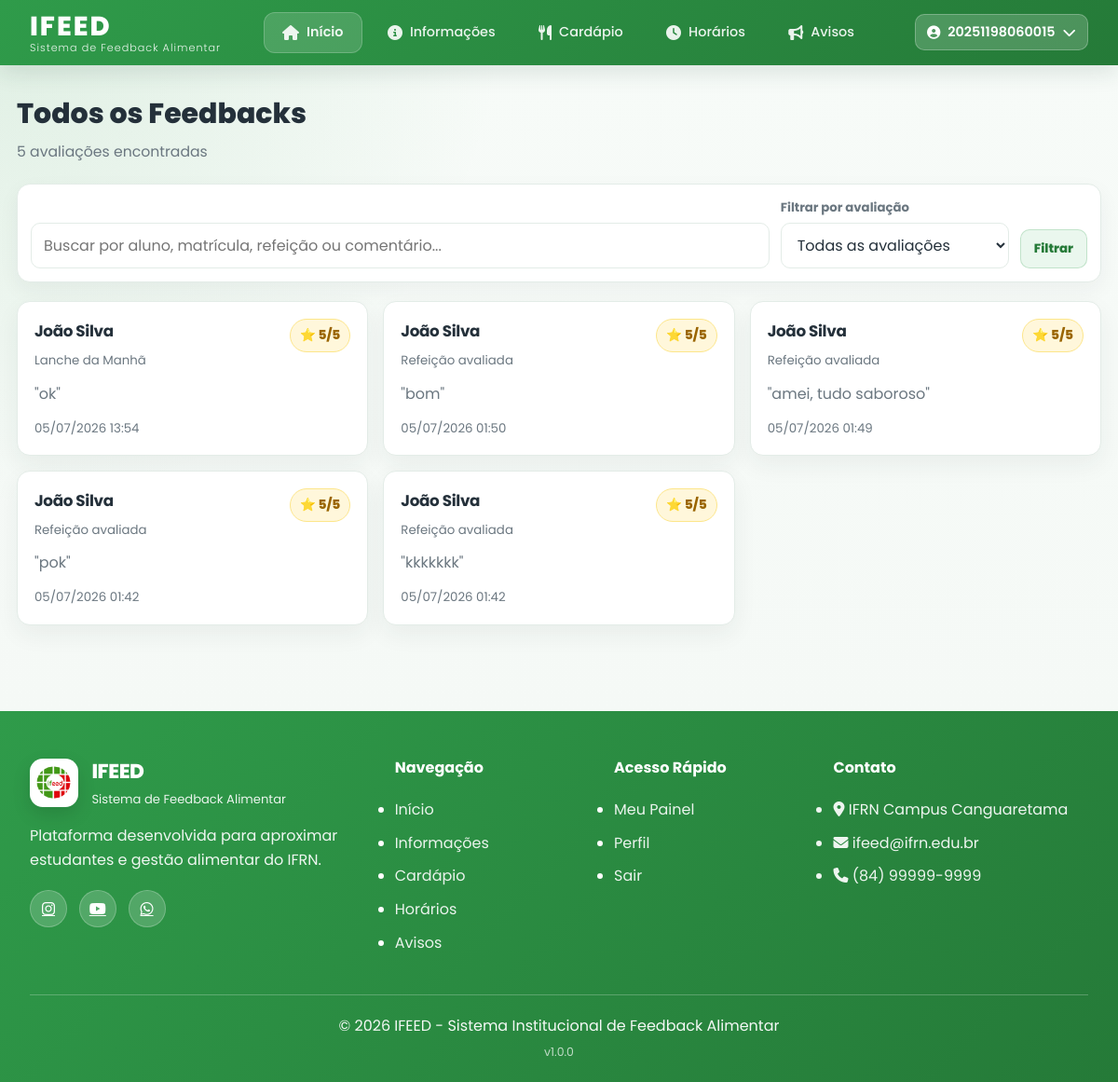
The app's page /feedbacks/ (signed in), older data.
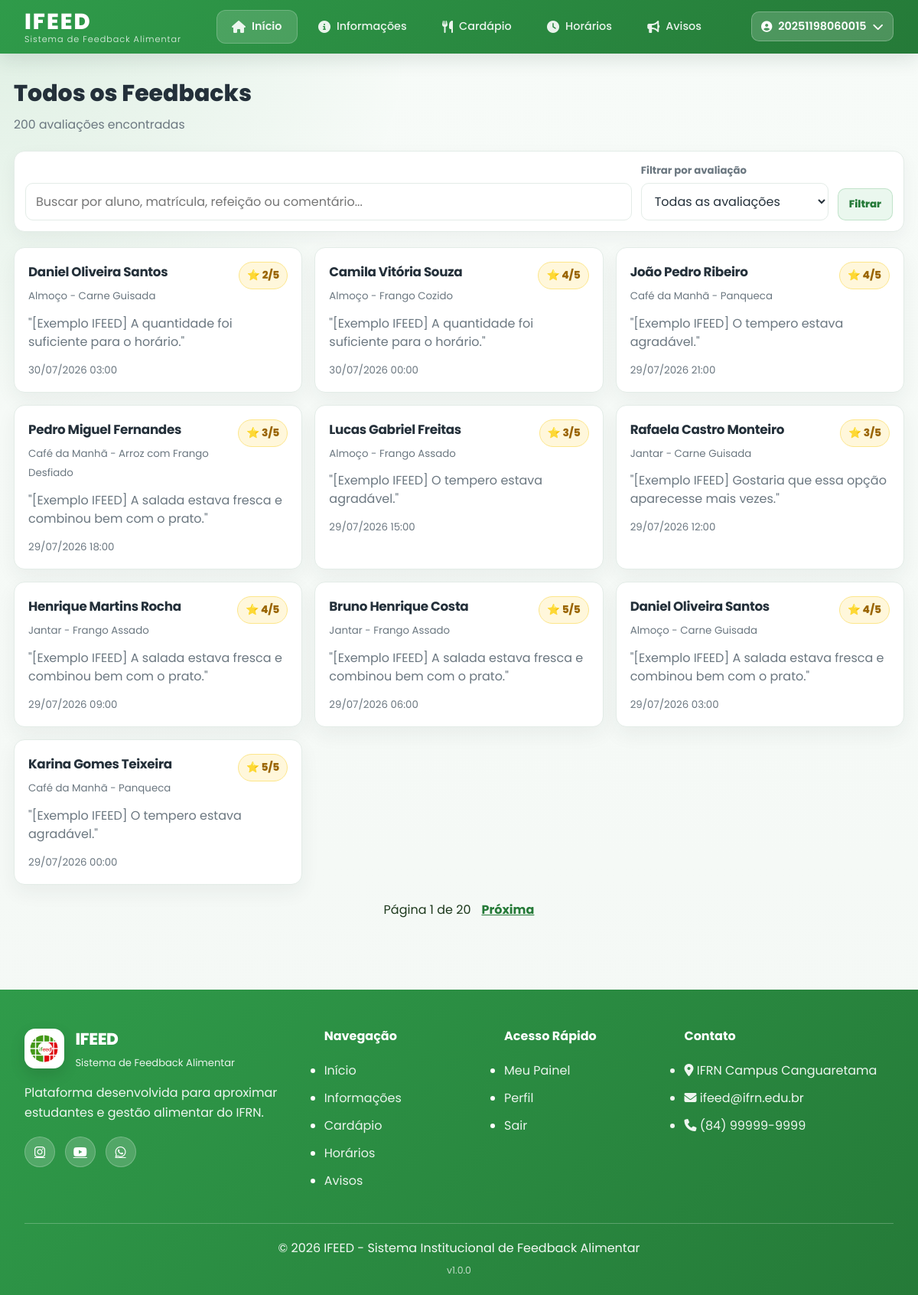
The same page, newer data.
### core/models.py (models this page shows, shortened)
class Avaliacao(models.Model):
    aluno = models.ForeignKey(Usuario, on_delete=models.CASCADE, related_name='avaliacoes')
    refeicao = models.CharField('Refeição', max_length=200)
    avaliacao_geral = models.IntegerField(
        'Avaliação Geral',
        validators=[MinValueValidator(1), MaxValueValidator(5)]
    )
    sabor = models.IntegerField('Sabor', validators=[MinValueValidator(1), MaxValueValidator(5)])
    apresentacao = models.IntegerField('Apresentação', validators=[MinValueValidator(1), MaxValueValidator(5)])
    temperatura = models.IntegerField('Temperatura', validators=[MinValueValidator(1), MaxValueValidator(5)])
    quantidade = models.IntegerField('Quantidade', validators=[MinValueValidator(1), MaxValueValidator(5)])
    comentario = models.TextField('Comentário', blank=True)
    data = models.DateTimeField('Data', auto_now_add=True)
    class Meta:
        ordering = ['-data']
        verbose_name = 'Avaliação'
        verbose_name_plural = 'Avaliações'

class Usuario(AbstractUser):
    TIPO_CHOICES = [
        ('ALUNO', 'Aluno'),
        ('ADMIN', 'Administrador'),
    ]
    matricula = models.CharField('Matrícula', max_length=20, primary_key=True)
    nome_completo = models.CharField('Nome Completo', max_length=150)
    curso = models.CharField('Curso', max_length=100)
    turma = models.CharField('Turma', max_length=50)
    tipo_usuario = models.CharField('Tipo de Usuário', max_length=10, choices=TIPO_CHOICES, default='ALUNO')
    groups = models.ManyToManyField(
        'auth.Group',
        blank=True,
        related_name='usuario_set_custom'
    )
    user_permissions = models.ManyToManyField(
        'auth.Permission',
        blank=True,
        related_name='usuario_permissions_set_custom'
    )
    USERNAME_FIELD = 'matricula'
    REQUIRED_FIELDS = ['nome_completo', 'email']
    class Meta:
        verbose_name = 'Usuário'
        verbose_name_plural = 'Usuários'
        ordering = ['nome_completo']
    @property
    def is_admin_ifeed(self):
        return self.tipo_usuario == 'ADMIN' or self.is_staff or self.is_superuser

### core/views.py (the view)
    @login_required
    def wrapper(request, *args, **kwargs):
        if not usuario_e_admin(request.user):
            messages.error(request, 'Você não tem permissão para acessar essa página.')
            return redirect('aluno')
        return view_func(request, *args, **kwargs)

### core/views.py (called while the page is built, shortened)
def usuario_e_admin(usuario):
    return (
        usuario.is_authenticated
        and (usuario.tipo_usuario == 'ADMIN' or usuario.is_staff or usuario.is_superuser)
    )

def admin_required(view_func):
    @login_required
    def wrapper(request, *args, **kwargs):
        if not usuario_e_admin(request.user):
            messages.error(request, 'Você não tem permissão para acessar essa página.')
            return redirect('aluno')
        return view_func(request, *args, **kwargs)
    return wrapper

@admin_required
def feedbacks_view(request):
    termo = (request.GET.get('q') or '').strip()
    nota = request.GET.get('nota') or ''
    avaliacoes = Avaliacao.objects.select_related('aluno').order_by('-data')
    if nota:
        avaliacoes = avaliacoes.filter(avaliacao_geral=nota)
    paginator = Paginator(avaliacoes, 10)
    page_obj = paginator.get_page(request.GET.get('page'))
    return render(request, 'feedbacks.html', {
        'page_obj': page_obj,
        'avaliacoes': page_obj.object_list,
        'total_avaliacoes': avaliacoes.count(),
        'termo': termo,
        'nota': nota,
    })

### templates/feedbacks.html (shortened to what this page needs)
{% extends 'base.html' %}
{% load static %}
{% block extra_css %}
    <link rel="stylesheet" href="{% static 'estilos/admin.css' %}">
{% endblock %}
{% block content %}
<main class="admin-main">
    <h1>Todos os Feedbacks</h1>
    <p class="page-subtitle"><span id="feedback-count">{{ total_avaliacoes }}</span> avaliações encontradas</p>
    <form method="get" class="filters-section">
        <div class="search-box">
            <input type="text" name="q" value="{{ termo }}" placeholder="Buscar por aluno, matrícula, refeição ou comentário..." />
        </div>
        <div class="filter-box">
            <label for="filter-rating">Filtrar por avaliação</label>
            <select id="filter-rating" name="nota">
                <option value="">Todas as avaliações</option>
            </select>
        </div>
        <button type="submit" class="btn-secondary">Filtrar</button>
    </form>
    <div class="feedbacks-container" id="feedbacks-container">
        {% for avaliacao in avaliacoes %}
            <article class="feedback-card">
                <div class="feedback-header">
                    <div>
                        <h3>{{ avaliacao.aluno.nome_completo }}</h3>
                        <small>{{ avaliacao.refeicao }}</small>
                    </div>
                    <span class="feedback-rating">⭐ {{ avaliacao.avaliacao_geral }}/5</span>
                </div>
                {% if avaliacao.comentario %}
                    <p class="feedback-comment">"{{ avaliacao.comentario }}"</p>
                {% else %}
                    <p class="feedback-comment empty">Sem comentário</p>
                {% endif %}
                <div class="feedback-footer"><small>{{ avaliacao.data|date:"d/m/Y H:i" }}</small></div>
            </article>
        {% empty %}
            <p class="empty-state">Nenhum feedback encontrado com esses filtros.</p>
        {% endfor %}
    </div>
    {% if page_obj.has_other_pages %}
        <div class="pagination">
            <span>Página {{ page_obj.number }} de {{ page_obj.paginator.num_pages }}</span>
            {% if page_obj.has_next %}
                <a href="?page={{ page_obj.next_page_number }}{% if termo %}&q={{ termo }}{% endif %}{% if nota %}&nota={{ nota }}{% endif %}">Próxima</a>
            {% endif %}
        </div>
    {% endif %}
</main>
{% endblock %}

Row changes from the older to the newer data that the page shows:
removed Avaliacao: aluno.nome_completo "João Silva", refeicao "Lanche da Manhã", avaliacao_geral "5", comentario "ok", data "05/07/2026 13:54"
removed Avaliacao: aluno.nome_completo "João Silva", refeicao "Refeição avaliada", avaliacao_geral "5", comentario "bom", data "05/07/2026 01:50"
removed Avaliacao: aluno.nome_completo "João Silva", refeicao "Refeição avaliada", avaliacao_geral "5", comentario "amei, tudo saboroso", data "05/07/2026 01:49"
removed Avaliacao: aluno.nome_completo "João Silva", refeicao "Refeição avaliada", avaliacao_geral "5", comentario "pok", data "05/07/2026 01:42"
removed Avaliacao: aluno.nome_completo "João Silva", refeicao "Refeição avaliada", avaliacao_geral "5", comentario "kkkkkkk", data "05/07/2026 01:42"
added Avaliacao: aluno.nome_completo "Daniel Oliveira Santos", refeicao "Almoço - Carne Guisada", avaliacao_geral "2", comentario "[Exemplo IFEED] A quantidade foi suficiente para o horário.", data "30/07/2026 03:00"
added Avaliacao: aluno.nome_completo "Camila Vitória Souza", refeicao "Almoço - Frango Cozido", avaliacao_geral "4", comentario "[Exemplo IFEED] A quantidade foi suficiente para o horário.", data "30/07/2026 00:00"
added Avaliacao: aluno.nome_completo "João Pedro Ribeiro", refeicao "Café da Manhã - Panqueca", avaliacao_geral "4", comentario "[Exemplo IFEED] O tempero estava agradável.", data "29/07/2026 21:00"
added Avaliacao: aluno.nome_completo "Pedro Miguel Fernandes", refeicao "Café da Manhã - Arroz com Frango Desfiado", avaliacao_geral "3", comentario "[Exemplo IFEED] A salada estava fresca e combinou bem com o prato.", data "29/07/2026 18:00"
added Avaliacao: aluno.nome_completo "Lucas Gabriel Freitas", refeicao "Almoço - Frango Assado", avaliacao_geral "3", comentario "[Exemplo IFEED] O tempero estava agradável.", data "29/07/2026 15:00"
added Avaliacao: aluno.nome_completo "Rafaela Castro Monteiro", refeicao "Jantar - Carne Guisada", avaliacao_geral "3", comentario "[Exemplo IFEED] Gostaria que essa opção aparecesse mais vezes.", data "29/07/2026 12:00"
added Avaliacao: aluno.nome_completo "Henrique Martins Rocha", refeicao "Jantar - Frango Assado", avaliacao_geral "4", comentario "[Exemplo IFEED] A salada estava fresca e combinou bem com o prato.", data "29/07/2026 09:00"
added Avaliacao: aluno.nome_completo "Bruno Henrique Costa", refeicao "Jantar - Frango Assado", avaliacao_geral "5", comentario "[Exemplo IFEED] A salada estava fresca e combinou bem com o prato.", data "29/07/2026 06:00"
added Avaliacao: aluno.nome_completo "Daniel Oliveira Santos", refeicao "Almoço - Carne Guisada", avaliacao_geral "4", comentario "[Exemplo IFEED] A salada estava fresca e combinou bem com o prato.", data "29/07/2026 03:00"
added Avaliacao: aluno.nome_completo "Karina Gomes Teixeira", refeicao "Café da Manhã - Panqueca", avaliacao_geral "5", comentario "[Exemplo IFEED] O tempero estava agradável.", data "29/07/2026 00:00"
Text that changed along with them:
{{ total_avaliacoes }}: "5" → "200"
{{ page_obj.number }}: (not shown) → "1"
{{ page_obj.paginator.num_pages }}: (not shown) → "20"
text now shown: "Página de Próxima"
